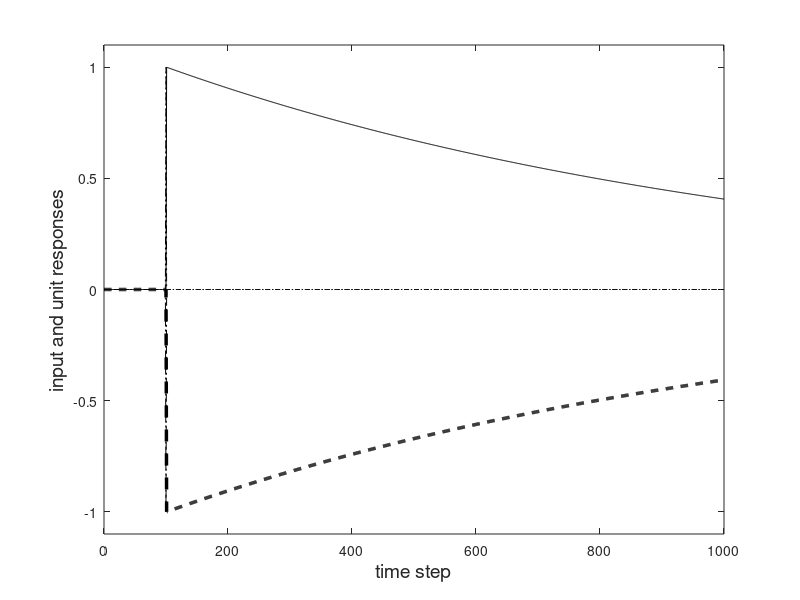

The MATLAB source for this figure: (Note: this script raises an error after producing the figure.)
% twoUnitIntegrator.m
% this script implements the two-unit integrator model

bg=0; % set background
v11=1; v12=0; % set weights to unit one from inputs
v21=0; v22=1; % set weights to unit two from inputs
w11=0.5; w12=-0.499; % set feedback weights to unit one 
w21=-0.499; w22=0.5; % set feedback weights to unit two
V=[v11 v12;v21 v22]; % compose input weight matrix
W=[w11 w12;w21 w22]; % compose feedback weight matrix

tEnd=1000; % set end time
tVec=0:tEnd; % set time vector
nTs=tEnd+1; % find number of time steps
x=ones(2,nTs)*bg; % zero input array
x(1,101)=x(1,101)+1; % set "push" input
x(2,101)=x(2,101)-1; % set "pull" input

y=zeros(2,nTs); % zero the output vector
for t=2:nTs,  % do for each time step
    y(:,t)=W*y(:,t-1) + V*x(:,t-1);  % compute output 
end  % end loop

[eVec,eVal]=eig(W); % find eigenvalues and eigenvectors
eVal=diag(eVal); % extract eigenvalues
magEVal=abs(eVal); % find magnitude of eigenvalues
[eVec eVal magEVal] % show eigenvectors, eigenvalues, magnitude


% plot results
clf
plot(tVec,x,'k-.',tVec,y(1,:),'k',tVec,y(2,:),'k--','linewidth',2.5)
axis([0 tEnd bg-1.1 bg+1.1])
xlabel('time step','fontsize',14)
ylabel('input and unit responses','fontsize',14)
legend('input one','input two','unit one','unit two',4)
set(gca,'linewidth',2)
set(gca,'fontsize',14)
